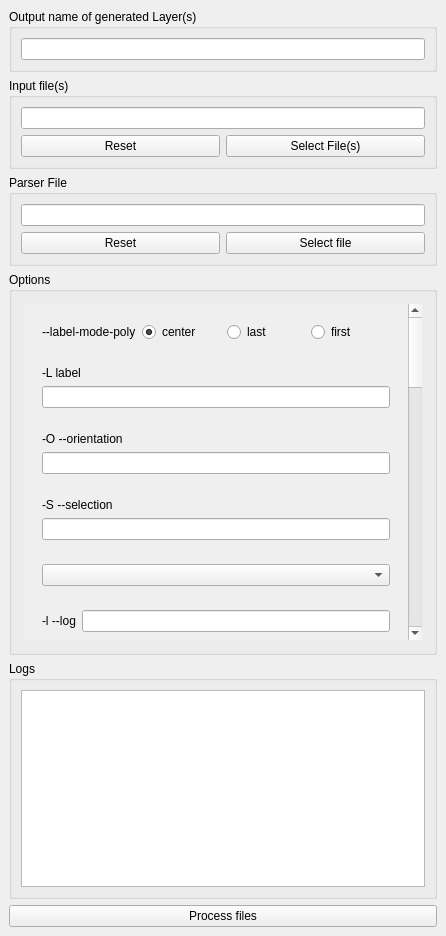
<?xml version="1.0" encoding="UTF-8"?>
<ui version="4.0">
 <class>Survey2GisDemoDockWidgetBase</class>
 <widget class="QDockWidget" name="Survey2GisDemoDockWidgetBase">
  <property name="geometry">
   <rect>
    <x>0</x>
    <y>0</y>
    <width>446</width>
    <height>936</height>
   </rect>
  </property>
  <property name="sizePolicy">
   <sizepolicy hsizetype="Expanding" vsizetype="Expanding">
    <horstretch>0</horstretch>
    <verstretch>0</verstretch>
   </sizepolicy>
  </property>
  <property name="windowTitle">
   <string>Survey2Gis Demo</string>
  </property>
  <widget class="QWidget" name="dockWidgetContents">
   <property name="sizePolicy">
    <sizepolicy hsizetype="MinimumExpanding" vsizetype="Preferred">
     <horstretch>0</horstretch>
     <verstretch>0</verstretch>
    </sizepolicy>
   </property>
   <layout class="QVBoxLayout" name="verticalLayout">
    <item>
     <widget class="QWidget" name="FilesGroup" native="true">
      <layout class="QGridLayout" name="gridLayout_2">
       <property name="leftMargin">
        <number>0</number>
       </property>
       <property name="topMargin">
        <number>0</number>
       </property>
       <property name="rightMargin">
        <number>0</number>
       </property>
       <property name="bottomMargin">
        <number>0</number>
       </property>
       <item row="4" column="0">
        <widget class="QGroupBox" name="ParserGroup">
         <property name="title">
          <string>Parser File</string>
         </property>
         <layout class="QGridLayout" name="gridLayout">
          <item row="6" column="1">
           <widget class="QPushButton" name="parser_select_button">
            <property name="text">
             <string>Select file</string>
            </property>
           </widget>
          </item>
          <item row="6" column="0">
           <widget class="QPushButton" name="parser_reset">
            <property name="text">
             <string>Reset</string>
            </property>
           </widget>
          </item>
          <item row="4" column="0" colspan="2">
           <widget class="QLineEdit" name="parser_select">
            <property name="readOnly">
             <bool>true</bool>
            </property>
           </widget>
          </item>
         </layout>
        </widget>
       </item>
       <item row="2" column="0">
        <widget class="QGroupBox" name="OutputNameGroup">
         <property name="title">
          <string>Output name of generated Layer(s)</string>
         </property>
         <layout class="QGridLayout" name="gridLayout_3">
          <item row="0" column="0">
           <widget class="QLineEdit" name="ouput_base_input"/>
          </item>
         </layout>
        </widget>
       </item>
       <item row="3" column="0">
        <widget class="QGroupBox" name="InputFileGroup">
         <property name="title">
          <string>Input file(s)</string>
         </property>
         <layout class="QGridLayout" name="gridLayout_5">
          <item row="0" column="0" colspan="2">
           <widget class="QLineEdit" name="input_select">
            <property name="readOnly">
             <bool>true</bool>
            </property>
           </widget>
          </item>
          <item row="1" column="0">
           <widget class="QPushButton" name="input_data_reset">
            <property name="text">
             <string>Reset</string>
            </property>
           </widget>
          </item>
          <item row="1" column="1">
           <widget class="QPushButton" name="input_select_button">
            <property name="text">
             <string>Select File(s)</string>
            </property>
           </widget>
          </item>
         </layout>
        </widget>
       </item>
      </layout>
     </widget>
    </item>
    <item>
     <widget class="QGroupBox" name="OptionsGroup">
      <property name="title">
       <string>Options</string>
      </property>
      <layout class="QVBoxLayout" name="verticalLayout_2">
       <property name="leftMargin">
        <number>12</number>
       </property>
       <property name="topMargin">
        <number>12</number>
       </property>
       <property name="rightMargin">
        <number>12</number>
       </property>
       <property name="bottomMargin">
        <number>12</number>
       </property>
       <item>
        <widget class="QScrollArea" name="OptionsScrollArea">
         <property name="sizePolicy">
          <sizepolicy hsizetype="Preferred" vsizetype="Preferred">
           <horstretch>0</horstretch>
           <verstretch>0</verstretch>
          </sizepolicy>
         </property>
         <property name="maximumSize">
          <size>
           <width>16777215</width>
           <height>16777215</height>
          </size>
         </property>
         <property name="frameShape">
          <enum>QFrame::NoFrame</enum>
         </property>
         <property name="frameShadow">
          <enum>QFrame::Plain</enum>
         </property>
         <property name="widgetResizable">
          <bool>true</bool>
         </property>
         <widget class="QWidget" name="OptionsScrollAreaContent">
          <property name="geometry">
           <rect>
            <x>0</x>
            <y>0</y>
            <width>392</width>
            <height>1833</height>
           </rect>
          </property>
          <layout class="QGridLayout" name="gridLayout_6">
           <item row="9" column="0">
            <widget class="QWidget" name="options_x_offset" native="true">
             <layout class="QVBoxLayout" name="verticalLayout_11">
              <item>
               <widget class="QLineEdit" name="x_offset_input"/>
              </item>
              <item>
               <widget class="QLabel" name="x_offset_label">
                <property name="text">
                 <string>-x --x-offset</string>
                </property>
               </widget>
              </item>
             </layout>
            </widget>
           </item>
           <item row="2" column="0">
            <widget class="QWidget" name="options_orientation" native="true">
             <layout class="QVBoxLayout" name="verticalLayout_5">
              <item>
               <widget class="QLabel" name="orientation_label">
                <property name="text">
                 <string>-O --orientation</string>
                </property>
               </widget>
              </item>
              <item>
               <widget class="QLineEdit" name="orientation_input"/>
              </item>
             </layout>
            </widget>
           </item>
           <item row="5" column="0">
            <widget class="QWidget" name="options_log" native="true">
             <layout class="QHBoxLayout" name="horizontalLayout_log">
              <item>
               <widget class="QLabel" name="log_label">
                <property name="text">
                 <string>-l --log</string>
                </property>
               </widget>
              </item>
              <item>
               <widget class="QLineEdit" name="log_input"/>
              </item>
             </layout>
            </widget>
           </item>
           <item row="28" column="0">
            <widget class="QWidget" name="options_proj_grid" native="true">
             <layout class="QHBoxLayout" name="horizontalLayout_proj_grid">
              <item>
               <widget class="QLabel" name="proj_grid_label">
                <property name="text">
                 <string>--proj-grid</string>
                </property>
               </widget>
              </item>
              <item>
               <widget class="QLineEdit" name="proj_grid_input"/>
              </item>
             </layout>
            </widget>
           </item>
           <item row="3" column="0">
            <widget class="QWidget" name="options_selection" native="true">
             <layout class="QVBoxLayout" name="verticalLayout_6">
              <item>
               <widget class="QLabel" name="selection_label">
                <property name="text">
                 <string>-S --selection</string>
                </property>
               </widget>
              </item>
              <item>
               <widget class="QLineEdit" name="selection_input">
                <property name="sizePolicy">
                 <sizepolicy hsizetype="Expanding" vsizetype="Preferred">
                  <horstretch>0</horstretch>
                  <verstretch>0</verstretch>
                 </sizepolicy>
                </property>
                <property name="maximumSize">
                 <size>
                  <width>16777215</width>
                  <height>900</height>
                 </size>
                </property>
               </widget>
              </item>
             </layout>
            </widget>
           </item>
           <item row="16" column="0">
            <widget class="QWidget" name="options_strict" native="true">
             <layout class="QVBoxLayout" name="verticalLayout_8">
              <item>
               <widget class="QCheckBox" name="strict_input"/>
              </item>
              <item>
               <widget class="QLabel" name="strict_label">
                <property name="text">
                 <string>-c --strict</string>
                </property>
               </widget>
              </item>
             </layout>
            </widget>
           </item>
           <item row="10" column="0">
            <widget class="QWidget" name="options_y_offset" native="true">
             <layout class="QVBoxLayout" name="verticalLayout_12">
              <item>
               <widget class="QLineEdit" name="y_offset_input"/>
              </item>
              <item>
               <widget class="QLabel" name="y_offset_label">
                <property name="text">
                 <string>-y --y-offset</string>
                </property>
               </widget>
              </item>
             </layout>
            </widget>
           </item>
           <item row="12" column="0">
            <widget class="QWidget" name="options_decimal_places" native="true">
             <layout class="QHBoxLayout" name="horizontalLayout_decimal_places">
              <item>
               <widget class="QLabel" name="decimal_places_label">
                <property name="text">
                 <string>-d --decimal-places</string>
                </property>
               </widget>
              </item>
              <item>
               <widget class="QLineEdit" name="decimal_places_input"/>
              </item>
             </layout>
            </widget>
           </item>
           <item row="7" column="0">
            <widget class="QWidget" name="options_snapping" native="true">
             <layout class="QVBoxLayout" name="verticalLayout_7">
              <item>
               <widget class="QLineEdit" name="snapping_input"/>
              </item>
              <item>
               <widget class="QLabel" name="snapping_label">
                <property name="text">
                 <string>-s --snapping</string>
                </property>
               </widget>
              </item>
             </layout>
            </widget>
           </item>
           <item row="14" column="0">
            <widget class="QWidget" name="options_decimal_group" native="true">
             <layout class="QHBoxLayout" name="horizontalLayout_decimal_group">
              <item>
               <widget class="QLabel" name="decimal_group_label">
                <property name="text">
                 <string>-g --decimal-group</string>
                </property>
               </widget>
              </item>
              <item>
               <widget class="QLineEdit" name="decimal_group_input"/>
              </item>
             </layout>
            </widget>
           </item>
           <item row="6" column="0">
            <widget class="QWidget" name="options_tolerance" native="true">
             <layout class="QHBoxLayout" name="horizontalLayout_tolerance">
              <item>
               <widget class="QLabel" name="tolerance_label">
                <property name="text">
                 <string>-t --tolerance</string>
                </property>
               </widget>
              </item>
              <item>
               <widget class="QLineEdit" name="tolerance_input"/>
              </item>
             </layout>
            </widget>
           </item>
           <item row="4" column="0">
            <widget class="QWidget" name="options_topology" native="true">
             <layout class="QVBoxLayout" name="verticalLayout_9">
              <item>
               <widget class="QComboBox" name="topology_input">
                <item>
               <widget class="QLabel" name="topology_label">
                <property name="text">
                 <string>-T --topology</string>
                </property>
               </widget>
              </item>
                <item>
                 <property name="text">
                  <string>none</string>
                 </property>
                </item>
                <item>
                 <property name="text">
                  <string>basic</string>
                 </property>
                </item>
                <item>
                 <property name="text">
                  <string>full</string>
                 </property>
                </item>
               </widget>
              </item>

             </layout>
            </widget>
           </item>
           <item row="23" column="0">
            <widget class="QWidget" name="options_proj_dz" native="true">
             <layout class="QHBoxLayout" name="horizontalLayout_proj_dz">
              <item>
               <widget class="QLabel" name="proj_dz_label">
                <property name="text">
                 <string>--proj-dz</string>
                </property>
               </widget>
              </item>
              <item>
               <widget class="QLineEdit" name="proj_dz_input"/>
              </item>
             </layout>
            </widget>
           </item>
           <item row="27" column="0">
            <widget class="QWidget" name="options_proj_ds" native="true">
             <layout class="QHBoxLayout" name="horizontalLayout_proj_ds">
              <item>
               <widget class="QLabel" name="proj_ds_label">
                <property name="text">
                 <string>--proj-ds</string>
                </property>
               </widget>
              </item>
              <item>
               <widget class="QLineEdit" name="proj_ds_input"/>
              </item>
             </layout>
            </widget>
           </item>
           <item row="21" column="0">
            <widget class="QWidget" name="options_proj_dx" native="true">
             <layout class="QHBoxLayout" name="horizontalLayout_proj_dx">
              <item>
               <widget class="QLabel" name="proj_dx_label">
                <property name="text">
                 <string>--proj-dx</string>
                </property>
               </widget>
              </item>
              <item>
               <widget class="QLineEdit" name="proj_dx_input"/>
              </item>
             </layout>
            </widget>
           </item>
           <item row="1" column="0">
            <widget class="QWidget" name="options_label_field" native="true">
             <layout class="QVBoxLayout" name="verticalLayout_3">
              <item>
               <widget class="QLabel" name="label_field_label">
                <property name="text">
                 <string>-L label</string>
                </property>
               </widget>
              </item>
              <item>
               <widget class="QLineEdit" name="label_field_input"/>
              </item>
             </layout>
            </widget>
           </item>
           <item row="13" column="0">
            <widget class="QWidget" name="options_decimal_point" native="true">
             <layout class="QHBoxLayout" name="horizontalLayout_decimal_point">
              <item>
               <widget class="QLabel" name="decimal_point_label">
                <property name="text">
                 <string>-i --decimal-point</string>
                </property>
               </widget>
              </item>
              <item>
               <widget class="QLineEdit" name="decimal_point_input"/>
              </item>
             </layout>
            </widget>
           </item>
           <item row="24" column="0">
            <widget class="QWidget" name="options_proj_rx" native="true">
             <layout class="QHBoxLayout" name="horizontalLayout_proj_rx">
              <item>
               <widget class="QLabel" name="proj_rx_label">
                <property name="text">
                 <string>--proj-rx</string>
                </property>
               </widget>
              </item>
              <item>
               <widget class="QLineEdit" name="proj_rx_input"/>
              </item>
             </layout>
            </widget>
           </item>
           <item row="18" column="0">
            <widget class="QWidget" name="options_english" native="true">
             <layout class="QHBoxLayout" name="horizontalLayout_english">
              <item>
               <widget class="QLabel" name="english_label">
                <property name="text">
                 <string>-e --english</string>
                </property>
               </widget>
              </item>
              <item>
               <widget class="QCheckBox" name="english_input"/>
              </item>
             </layout>
            </widget>
           </item>
           <item row="22" column="0">
            <widget class="QWidget" name="options_proj_dy" native="true">
             <layout class="QHBoxLayout" name="horizontalLayout_proj_dy">
              <item>
               <widget class="QLabel" name="proj_dy_label">
                <property name="text">
                 <string>--proj-dy</string>
                </property>
               </widget>
              </item>
              <item>
               <widget class="QLineEdit" name="proj_dy_input"/>
              </item>
             </layout>
            </widget>
           </item>
           <item row="8" column="0">
            <widget class="QWidget" name="options_dangling" native="true">
             <layout class="QHBoxLayout" name="horizontalLayout_dangling">
              <item>
               <widget class="QLabel" name="dangling_label">
                <property name="text">
                 <string>-D --dangling</string>
                </property>
               </widget>
              </item>
              <item>
               <widget class="QLineEdit" name="dangling_input"/>
              </item>
             </layout>
            </widget>
           </item>
           <item row="20" column="0">
            <widget class="QWidget" name="options_proj_out" native="true">
             <layout class="QHBoxLayout" name="horizontalLayout_proj_out">
              <item>
               <widget class="QLabel" name="proj_out_label">
                <property name="text">
                 <string>--proj-out</string>
                </property>
               </widget>
              </item>
              <item>
               <widget class="QLineEdit" name="proj_out_input"/>
              </item>
             </layout>
            </widget>
           </item>
           <item row="26" column="0">
            <widget class="QWidget" name="options_proj_rz" native="true">
             <layout class="QHBoxLayout" name="horizontalLayout_proj_rz">
              <item>
               <widget class="QLabel" name="proj_rz_label">
                <property name="text">
                 <string>--proj-rz</string>
                </property>
               </widget>
              </item>
              <item>
               <widget class="QLineEdit" name="proj_rz_input"/>
              </item>
             </layout>
            </widget>
           </item>
           <item row="0" column="0">
            <widget class="QWidget" name="options_lmp" native="true">
             <layout class="QGridLayout" name="gridLayout_4">
              <item row="0" column="0">
               <widget class="QLabel" name="label_mode">
                <property name="text">
                 <string>--label-mode-poly</string>
                </property>
               </widget>
              </item>
              <item row="0" column="1">
               <widget class="QRadioButton" name="label_mode_center">
                <property name="text">
                 <string>center</string>
                </property>
                <property name="checked">
                 <bool>true</bool>
                </property>
               </widget>
              </item>
              <item row="0" column="2">
               <widget class="QRadioButton" name="label_mode_last">
                <property name="text">
                 <string>last</string>
                </property>
               </widget>
              </item>
              <item row="0" column="3">
               <widget class="QRadioButton" name="label_mode_first">
                <property name="text">
                 <string>first</string>
                </property>
               </widget>
              </item>
             </layout>
            </widget>
           </item>
           <item row="25" column="0">
            <widget class="QWidget" name="options_proj_ry" native="true">
             <layout class="QHBoxLayout" name="horizontalLayout_proj_ry">
              <item>
               <widget class="QLabel" name="proj_ry_label">
                <property name="text">
                 <string>--proj-ry</string>
                </property>
               </widget>
              </item>
              <item>
               <widget class="QLineEdit" name="proj_ry_input"/>
              </item>
             </layout>
            </widget>
           </item>
           <item row="19" column="0">
            <widget class="QWidget" name="options_proj_in" native="true">
             <layout class="QHBoxLayout" name="horizontalLayout_proj_in">
              <item>
               <widget class="QLabel" name="proj_in_label">
                <property name="text">
                 <string>--proj-in</string>
                </property>
               </widget>
              </item>
              <item>
               <widget class="QLineEdit" name="proj_in_input"/>
              </item>
             </layout>
            </widget>
           </item>
           <item row="15" column="0">
            <widget class="QWidget" name="options_force_2d" native="true">
             <layout class="QHBoxLayout" name="horizontalLayout_force_2d">
              <item>
               <widget class="QLabel" name="force_2d_label">
                <property name="text">
                 <string>-2 --force-2d</string>
                </property>
               </widget>
              </item>
              <item>
               <widget class="QCheckBox" name="force_2d_input"/>
              </item>
             </layout>
            </widget>
           </item>
           <item row="17" column="0">
            <widget class="QWidget" name="options_validate" native="true">
             <layout class="QVBoxLayout" name="verticalLayout_10">
              <item>
               <widget class="QCheckBox" name="validate_input"/>
              </item>
              <item>
               <widget class="QLabel" name="validate_label">
                <property name="text">
                 <string>-v --validate</string>
                </property>
               </widget>
              </item>
             </layout>
            </widget>
           </item>
           <item row="11" column="0">
            <widget class="QWidget" name="options_z_offset" native="true">
             <layout class="QVBoxLayout" name="verticalLayout_13">
              <item>
               <widget class="QLineEdit" name="z_offset_input"/>
              </item>
              <item>
               <widget class="QLabel" name="z_offset_label">
                <property name="text">
                 <string>-z --z-offset</string>
                </property>
               </widget>
              </item>
             </layout>
            </widget>
           </item>
          </layout>
         </widget>
        </widget>
       </item>
      </layout>
     </widget>
    </item>
    <item>
     <widget class="QGroupBox" name="loggingGroup">
      <property name="sizePolicy">
       <sizepolicy hsizetype="Preferred" vsizetype="MinimumExpanding">
        <horstretch>0</horstretch>
        <verstretch>0</verstretch>
       </sizepolicy>
      </property>
      <property name="title">
       <string>Logs</string>
      </property>
      <layout class="QVBoxLayout" name="verticalLayout_4">
       <item>
        <widget class="QTextEdit" name="output_log"/>
       </item>
      </layout>
     </widget>
    </item>
    <item>
     <widget class="QPushButton" name="process_button">
      <property name="text">
       <string>Process files</string>
      </property>
     </widget>
    </item>
   </layout>
  </widget>
 </widget>
 <resources/>
 <connections/>
</ui>
